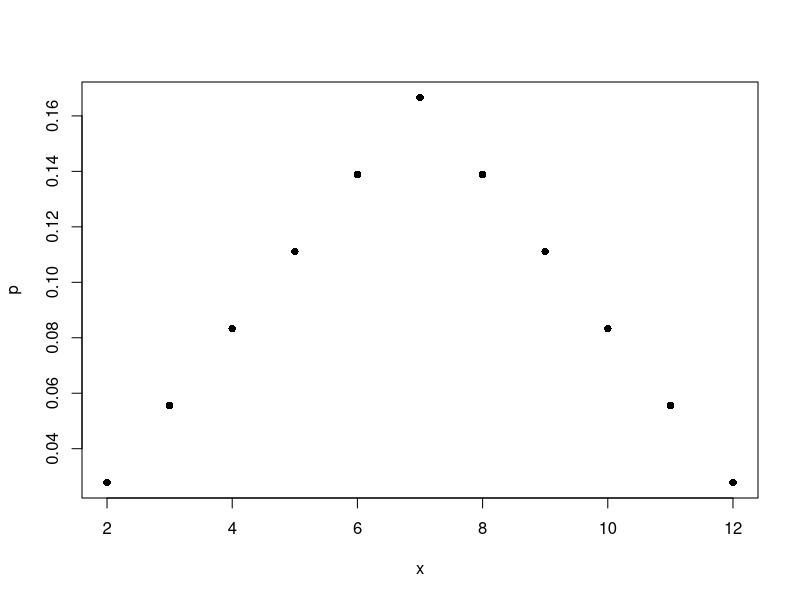
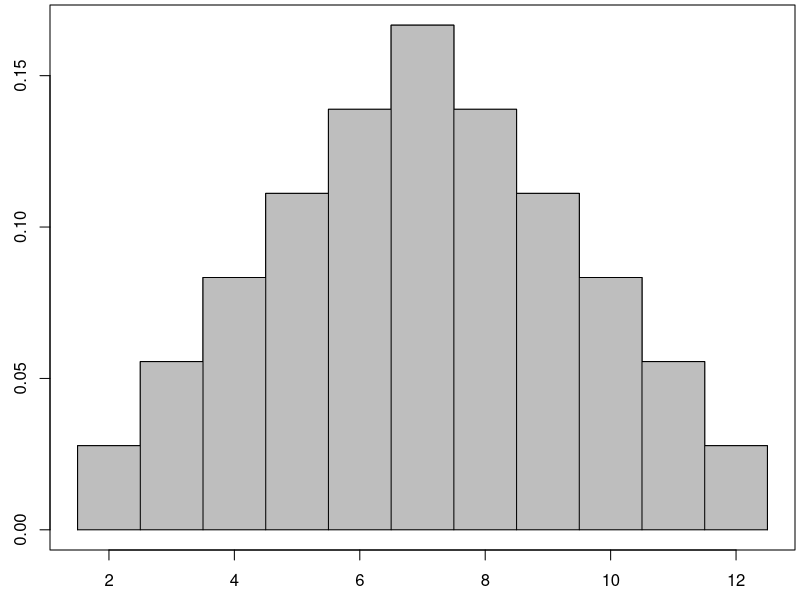
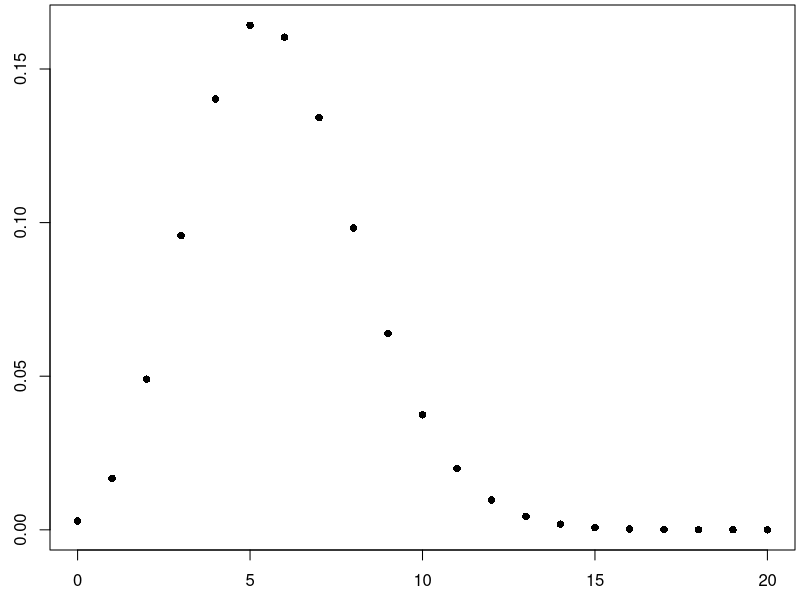
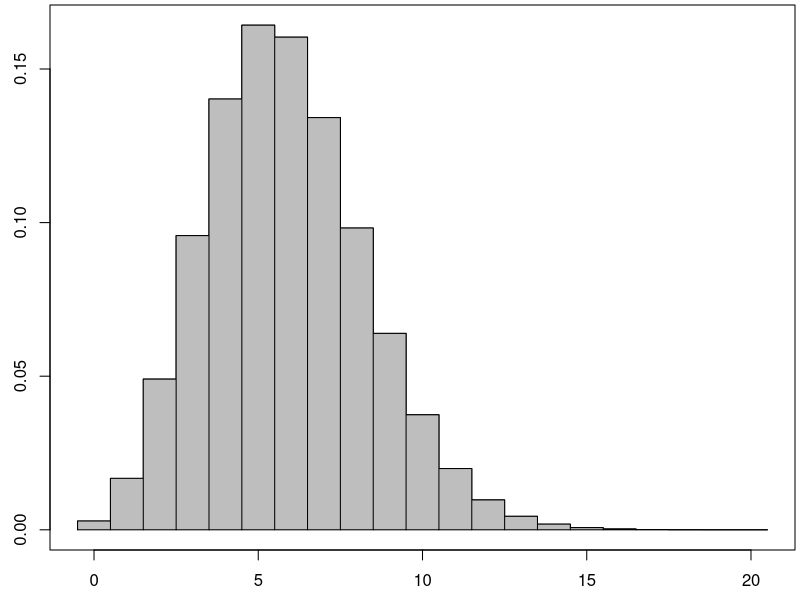

Source code (R) for these figures, in order: (Note: this script raises an error after producing the figures.)
library(knitr)

#Shades a rug diagram for a probability mass function. 
#Inputs: 
#  x - a vector of data points
#  p - a corresponding vector of probabilities or frequencies
#All widths are 1 unit wide. 
draw_pmf <- function(x,p){
  xs <- c(rbind(x-1/2,x-1/2,x+1/2,x+1/2))
  px <- c(rbind(0,p,p,0))
  par(mar=c(2.5,2.5,0.25,0.25))
  plot.new()
  plot(xs,px,type="l")
  polygon(xs,px,col="gray")
}

#Shades a rug diagram (shades area under) for a function f from a to b. 
#Inputs: 
#  f - a function f(x)
#  a - left end of the rug
#  b - right end of the rug
#  num_points - how many point are sent into f for plotting. 
draw_rug <- function(f,a,b,num_points=100){
  x <- c(a,seq(a,b,(b-a)/num_points),b,a)
  y <- c(0,f(seq(a,b,(b-a)/num_points)),0,0)
  par(mar=c(2.5,2.5,0.25,0.25))
  plot(x,y,type = "l")
  polygon(x,y,col="gray")
}

#Draws rectangles over the top of a given function.
#The midpoint of top of each rectangle passes through the function. 
#  f - a function f(x)
#  a - left end of graph
#  b - right end of graph
#  num_rectangles - how many rectangles to plot.
#  method - One of "left", "right", or "mid".  Defaults to mid.
draw_rect_approx <- function(f,a,b,num_rectangles, method = "mid"){
  n <- num_rectangles
  dx <- (b-a)/n
  x <- c(a,seq(a,b,dx/100),b,a)
  y <- c(0,f(seq(a,b,dx/100)),0,0)
  par(mar=c(2.5,2.5,0.25,0.25))
  plot(x,y,type = "l")
  
  if(method == "left"){
    xi <- seq(a+0*dx/2,b-dx/2,dx)
    lines(xi,f(xi),type = "h")
    lines(xi,f(xi),type = "s")
    lines(c(xi[n],xi[n]+dx),f(c(xi[n],xi[n])),type = "l")
    lines(c(xi[n],xi[n]+dx),f(c(xi[n],xi[n])),type = "h")
  }
  else if(method == "right"){
    xi <- seq(a+dx,b+dx/2,dx)
    lines(xi-dx,f(xi),type = "h")
    lines(xi-dx,f(xi),type = "s")
    lines(c(xi[n]-dx,xi[n]),f(c(xi[n],xi[n])),type = "l")
    lines(c(xi[n]-dx,xi[n]),f(c(xi[n],xi[n])),type = "h")
  } 
  else{#Use midpoint
    xi <- seq(a+dx/2,b,dx)
    lines(xi-dx/2,f(xi),type = "h")
    lines(xi-dx/2,f(xi),type = "s")
    lines(c(xi[n]-dx/2,xi[n]+dx/2),f(c(xi[n],xi[n])),type = "l")
    lines(c(xi[n]-dx/2,xi[n]+dx/2),f(c(xi[n],xi[n])),type = "h")
  }
}


#Exercise 1.5 (What is the expected value of X?)
x <- seq(2,12)
p <- c(1/36,2/36,3/36,4/36,5/36,6/36,5/36,4/36,3/36,2/36,1/36)
plot(x,p,pch=16)
sum(p)
draw_pmf(x,p)
sum(x*p)


#Hurricane Example
lambda <- 5.857143
x <- seq(0,20)
p <- lambda^x *exp(-lambda)/factorial(x)
plot(x,p,pch=16)
draw_pmf(x,p)
E.20 <- sum(x*p) #expected value when consider only x=0, 1, ..., 20.
ck.20 <- sum(p) #notice ck.20 is not 1. What happened? We did not use all the outcomes...

n <- 30
x <- seq(0,n)
p <- lambda^x *exp(-lambda)/factorial(x)
E.30 <- sum(x*p) #expected value when consider only x=0, 1, ..., 20.
ck.30 <- sum(p) 
#notice ck.30 is 1. 
#But we still did not use all the values... 
#What happened? 
#This is an artifact of machine precision... 
#(maybe using n=30 captures enough of the behavior of this distribution for many calculations)


lambda <- 5.857143
n <- 50
x <- seq(0,n)
p <- lambda^x *exp(-lambda)/factorial(x)
E.50 <- sum(x*p)
ck.50 <- sum(p)


lambda <- 5.857143
n <- 10
x <- seq(0,n)
p <- lambda^x *exp(-lambda)/factorial(x)
p(7) #This didn't work because we have not defined a function p.

prob <- p
p <- function(x,lambda){lambda^x *exp(-lambda)/factorial(x)}
p(7,lambda)

sum(prob[1:8])
cumsum(p(c(0,7)))[8]

data.frame(outcome = x, prob = prob, cdf = cumsum(prob))



